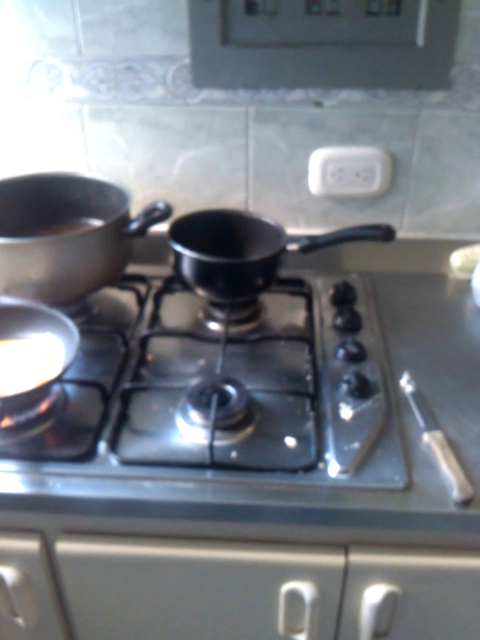
#> input picture frame 10 of python/projects/HelloWorld/test.mp4, 480 x 640 px
$ python readvideo.py
#> lines starting #> are read from the running program, lines starting #| are printed output that depends on the picture
import numpy as np
import cv2


def main():
    """Running main function"""
    print('Initializing function')
    print('Reading video')

    cap = cv2.VideoCapture('test.mp4')
    period_ms = 200

    filter_mask = cv2.bgsegm.createBackgroundSubtractorMOG()
    while True:
        ret, frame = cap.read()
#> frame is the input picture: shape (640, 480, 3); mean B, G, R 129.5, 122.5, 117.4

        gray = cv2.cvtColor(frame, cv2.COLOR_BGR2GRAY)
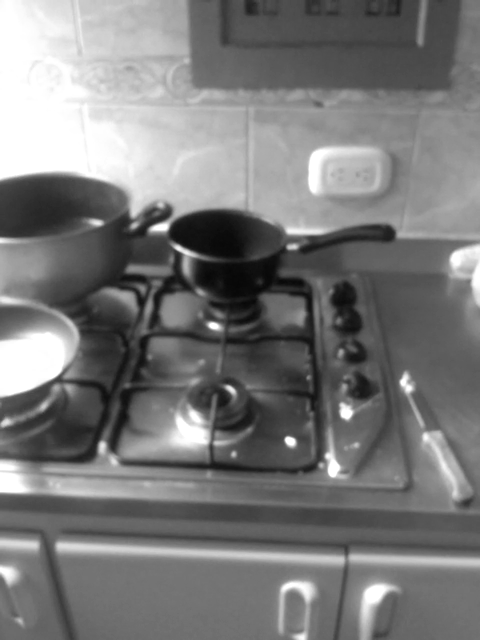
#> gray: shape (640, 480); min 7, max 255, mean 121.7
        fg_mask = filter_mask.apply(frame)
#> fg_mask: shape (640, 480); every value is 0

        cv2.imshow('frame', fg_mask)
        if cv2.waitKey(period_ms) & 0xFF == ord('q'):
#> (key q is pressed here)
            break

    cap.release()
    cv2.destroyAllWindows()
    print('Bye')


main()

$ run again, starting later in the video
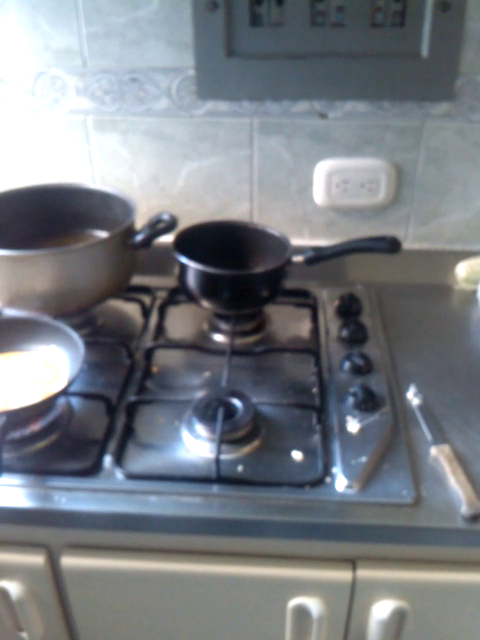
#> input picture frame 46 of python/projects/HelloWorld/test.mp4, 480 x 640 px
#> in main, frame is the input picture: shape (640, 480, 3); mean B, G, R 130.9, 124.9, 120.3
#> in main, `gray = cv2.cvtColor(frame, cv2.COLOR_BGR2GRAY)`:
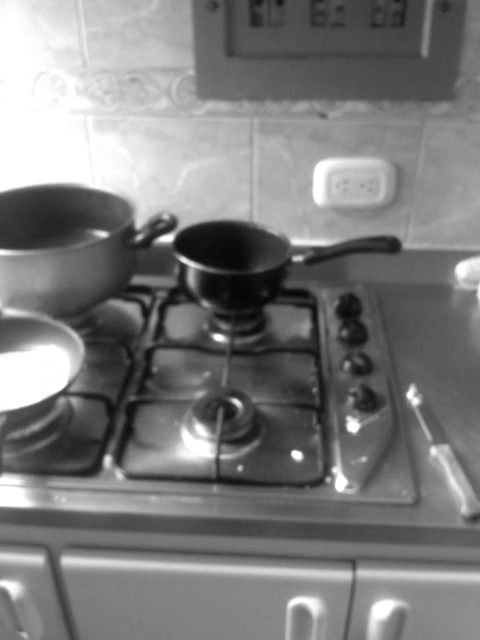
#> gray: shape (640, 480); min 4, max 255, mean 124.2
#> fg_mask: shape (640, 480); every value is 0

$ run again, starting later in the video
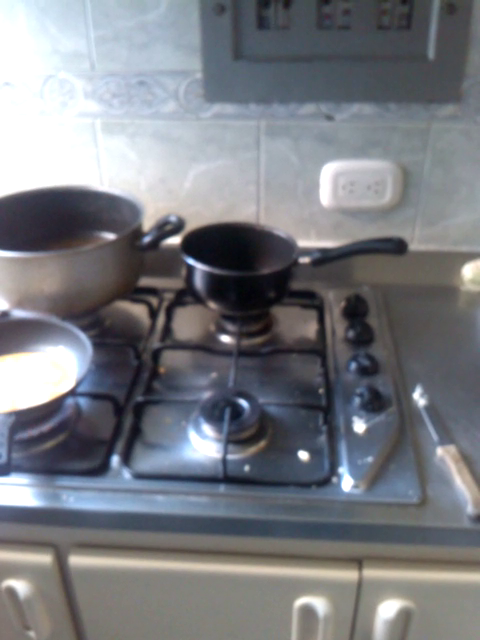
#> input picture frame 83 of python/projects/HelloWorld/test.mp4, 480 x 640 px
#> in main, frame is the input picture: shape (640, 480, 3); mean B, G, R 129.4, 123.6, 121.1
#> in main, `gray = cv2.cvtColor(frame, cv2.COLOR_BGR2GRAY)`:
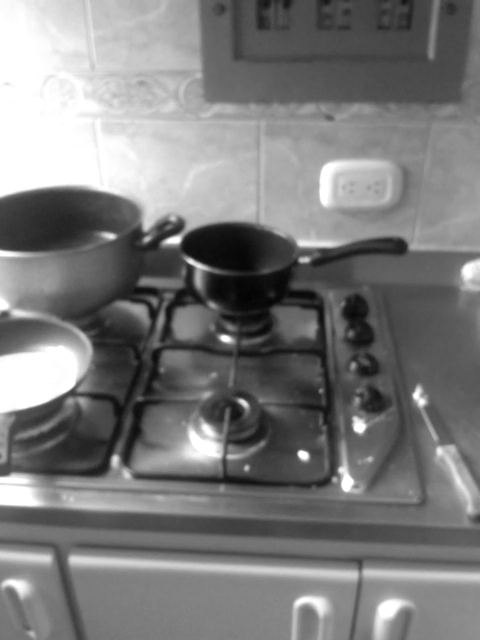
#> gray: shape (640, 480); min 3, max 255, mean 123.5
#> fg_mask: shape (640, 480); every value is 0
